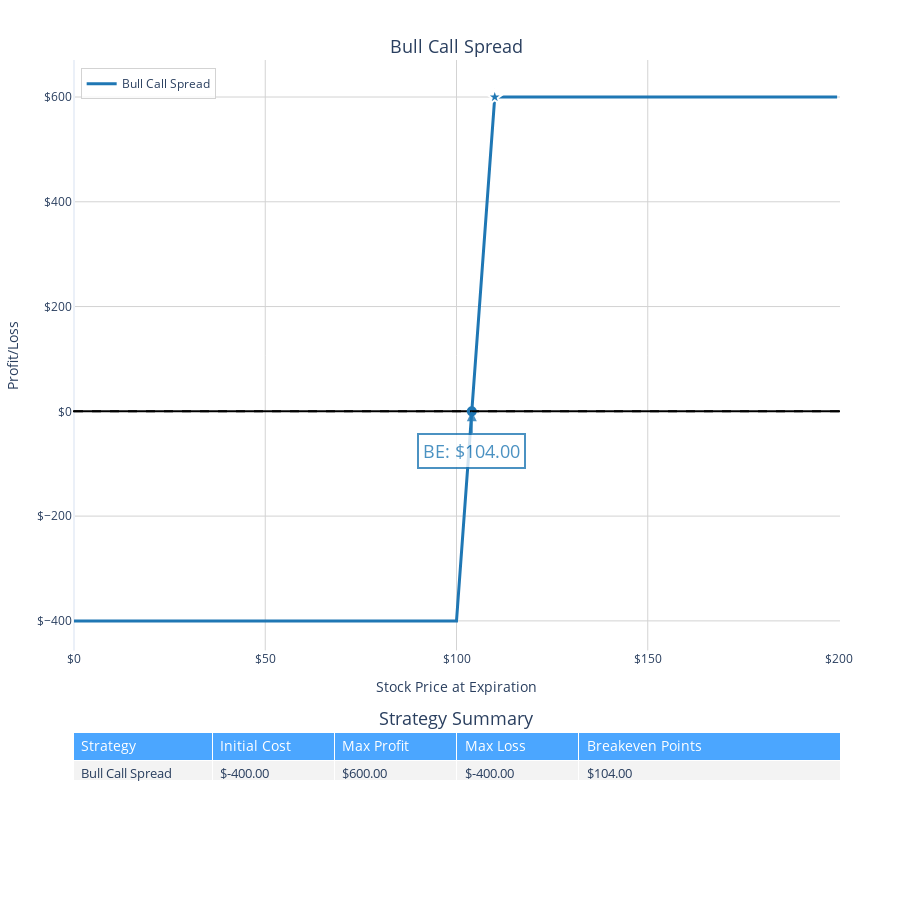

Source (notebook cell):
### Markdown cell above
### Bull Call Spread

METHOD: buy call option with low strike, sell call option with high strike<br>
REASON: bullish market outlook, but cover risk of decreasing prices<br>
RISK: difference in premiums, i.e. (short premium - long premium) * 100<br>
REWARD: difference in strikes less the difference in premiums, i.e. ((short strike - long strike) - (short premium - long premium))*100

### Code cell
bull_call_spread = OptionsStrategy("Bull Call Spread")
bull_call_spread.add_option("call",100,6)
bull_call_spread.add_option("call", 110,2,position=-1)

fig = ploting.plot_strategy_pnl_plotly(
    [bull_call_spread],
    (0,200,0.5),
    "Bull Call Spread"
)
fig

### Figure 1 — Plotly figure (JSON) as saved in the notebook; plotly's stock layout.template omitted (floating-point values rounded to 4 significant figures; data arrays with more than 128 entries replaced by an {"elided": "..."} marker saying what was removed)
{"data": [{"hovertemplate": "<b>Bull Call Spread</b><br>Stock Price: $%{x:.2f}<br>P&L: $%{y:.2f}<br>Initial Cost: $-400.00<br>Max Profit: $600.00<br>Max Loss: $-400.00", "line": {"color": "#1f77b4", "width": 3}, "mode": "lines", "name": "Bull Call Spread", "type": "scatter", "x": {"elided": "400 float values"}, "xaxis": "x", "y": {"elided": "400 int values"}, "yaxis": "y"}, {"hovertemplate": "Breakeven: $104.00", "marker": {"color": "#1f77b4", "size": 10, "symbol": "circle"}, "mode": "markers", "name": "Bull Call Spread BE: $104.00", "showlegend": false, "type": "scatter", "x": [104], "xaxis": "x", "y": [0], "yaxis": "y"}, {"hovertemplate": "Max Profit: $600.00<br>at Stock Price: $110.00", "marker": {"color": "#1f77b4", "line": {"color": "white", "width": 2}, "size": 12, "symbol": "star"}, "mode": "markers", "name": "Bull Call Spread Max Profit", "showlegend": false, "type": "scatter", "x": [110], "xaxis": "x", "y": [600], "yaxis": "y"}, {"cells": {"align": "left", "fill": {"color": [["rgba(240, 240, 240, 0.8)"], ["rgba(240, 240, 240, 0.8)"], ["rgba(240, 240, 240, 0.8)"], ["rgba(240, 240, 240, 0.8)"], ["rgba(240, 240, 240, 0.8)"]]}, "font": {"size": 13}, "values": [["Bull Call Spread"], ["$-400.00"], ["$600.00"], ["$-400.00"], ["$104.00"]]}, "columnwidth": [0.8, 0.7, 0.7, 0.7, 1.5], "domain": {"x": [0, 1], "y": [0, 0.18]}, "header": {"align": "left", "fill": {"color": "rgba(30, 144, 255, 0.8)"}, "font": {"color": "white", "size": 14}, "values": ["Strategy", "Initial Cost", "Max Profit", "Max Loss", "Breakeven Points"]}, "type": "table"}], "layout": {"annotations": [{"font": {"size": 18}, "showarrow": false, "text": "Bull Call Spread", "x": 0.5, "xanchor": "center", "xref": "paper", "y": 1, "yanchor": "bottom", "yref": "paper"}, {"font": {"size": 18}, "showarrow": false, "text": "Strategy Summary", "x": 0.5, "xanchor": "center", "xref": "paper", "y": 0.18, "yanchor": "bottom", "yref": "paper"}, {"arrowcolor": "#1f77b4", "arrowhead": 2, "arrowsize": 1, "arrowwidth": 2, "ax": 0, "ay": 40, "bgcolor": "white", "bordercolor": "#1f77b4", "borderpad": 4, "borderwidth": 2, "font": {"color": "#1f77b4", "size": 18}, "opacity": 0.8, "showarrow": true, "text": "BE: $104.00", "x": 104, "xref": "x", "y": 0, "yref": "y"}], "height": 900, "hoverlabel": {"bgcolor": "white", "font": {"family": "Arial", "size": 14}}, "hovermode": "closest", "legend": {"bgcolor": "rgba(255, 255, 255, 0.8)", "bordercolor": "lightgrey", "borderwidth": 1, "x": 0.01, "y": 0.99}, "margin": {"b": 20, "l": 60, "r": 60, "t": 60}, "shapes": [{"line": {"color": "black", "dash": "dash", "width": 2}, "type": "line", "x0": 0, "x1": 200, "xref": "x", "y0": 0, "y1": 0, "yref": "y"}], "xaxis": {"anchor": "y", "domain": [0, 1], "gridcolor": "lightgrey", "tickprefix": "$", "title": {"text": "Stock Price at Expiration"}}, "yaxis": {"anchor": "x", "domain": [0.28, 1], "gridcolor": "lightgrey", "tickformat": ",.0f", "tickprefix": "$", "title": {"text": "Profit/Loss"}, "zerolinecolor": "black", "zerolinewidth": 2}}}
